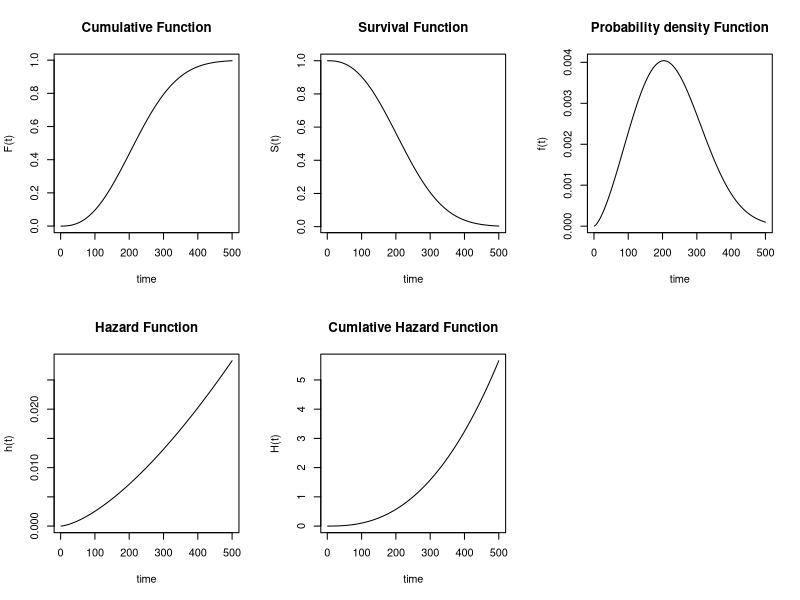

This figure's R source:
## ---- chunk 1
knitr::opts_chunk$set(echo = TRUE)
## ---- chunk 2
op <- par(mfrow=c(2,3))
time <- 1:500

# p*():累積分布
Ft <- pweibull(time, shape = 2.5, scale = 250)
plot(time, Ft, type = 'l', ylab = 'F(t)', main = 'Cumulative Function')

# S(t) = 1 - F(t)
St <- 1 - Ft
plot(time, St, type = 'l', ylab = 'S(t)', main = 'Survival Function')

# d*():確率密度
ft <- dweibull(time, shape = 2.5, scale = 250)
plot(time, ft, type = 'l', ylab = 'f(t)', main = 'Probability density Function')

# 確率密度関数/生存関数=ハザード関数
ht <- ft/St
plot(time, ht, type = 'l', ylab = 'h(t)', main = 'Hazard Function')

# -Log(生存関数)=累積ハザード関数
Ht <- -1*log(St)
plot(time, Ht, type = 'l', ylab = 'H(t)', main = 'Cumlative Hazard Function')
